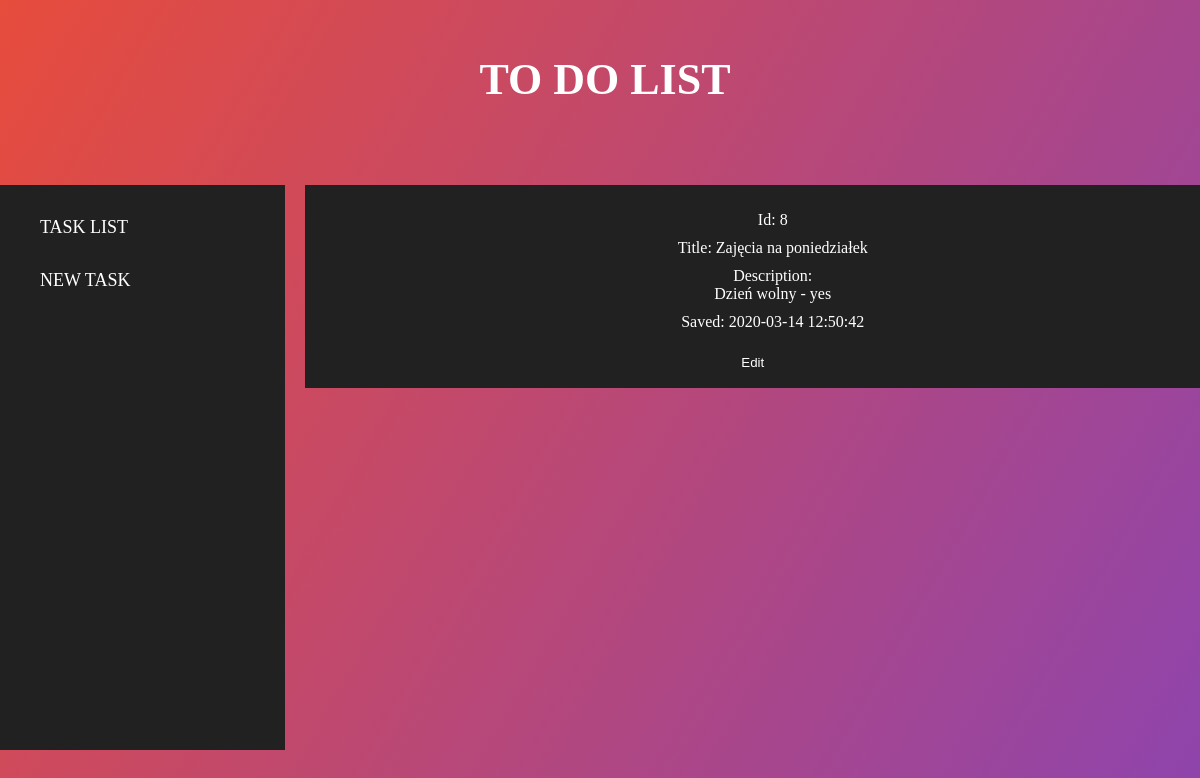
The page /?action=show&id=8 on the database its author committed.
### tables this page shows
CREATE TABLE `notes` (
  `id` int(11) NOT NULL,
  `title` varchar(150) NOT NULL,
  `description` text NOT NULL,
  `created` datetime NOT NULL
);

### src/View.php (called while the page is built, shortened)
<?php
class View
{
  public function render(string $page, array $params = []): void
  {
    $params = $this->escape($params);
    require_once("templates/layout.php");
  }
  private function escape(array $params): array
  {
    $clearParams = [];
    foreach ($params as $key => $param) {
      switch (true) {
        case is_array($param):
          $clearParams[$key] = $this->escape($param);
          break;
        case $param:
          $clearParams[$key] = htmlentities($param);
          break;
      }
    }
    return $clearParams;
  }
}

### src/Controller/NoteController.php (called while the page is built, shortened)
<?php
class NoteController extends AbstractController
{
  public function showAction(): void
  {
    $this->view->render(
      'show',
      ['note' => $this->getNote()]
    );
  }
  final private function getNote(): array
  {
    $noteId = (int) $this->request->getParam('id');
    return $this->noteModel->get($noteId);
  }
}

### src/Controller/AbstractController.php (called while the page is built, shortened)
<?php
abstract class AbstractController
{
  protected Request $request;
  protected View $view;
  public function __construct(Request $request)
  {
    $this->request = $request;
    $this->view = new View();
  }
  final public function run(): void
  {
    try {
      $action = $this->action() . 'Action';
      $this->$action();
    } catch (StorageException $e) {
      $this->view->render('error', ['message' => $e->getMessage()]);
    } catch (NotFoundException $e) {
      $this->redirect('/', ['error' => 'noteNotFound']);
    }
  }
  final private function action(): string
  {
    return $this->request->getParam('action', self::DEFAULT_ACTION);
  }
}

### index.php (called while the page is built, shortened)
<?php
$request = new Request($_GET, $_POST, $_SERVER);
try {
  (new NoteController($request))->run();
} catch (ConfigurationException $e) {
  echo '<h1>An error has occurred in the application</h1>';
  echo 'Problem with the application, please try again in a moment.';
} catch (AppException $e) {
  echo '<h1>An error has occurred in the application</h1>';
  echo '<h3>' . $e->getMessage() . '</h3>';
} catch (\Throwable $e) {
  echo '<h1>An error has occurred in the application</h1>';
  dump($e);
}

### src/Model/AbstractModel.php (called while the page is built, shortened)
<?php
abstract class AbstractModel
{
  private function createConnection(array $config): void
  {
    $dsn = "mysql:dbname={$config['database']};host={$config['host']}";
    $this->conn = new PDO(
      $dsn,
      $config['user'],
      $config['password'],
      [
        PDO::ATTR_ERRMODE => PDO::ERRMODE_EXCEPTION
      ]
    );
  }
}

### src/Model/NoteModel.php (called while the page is built, shortened)
<?php
class NoteModel extends AbstractModel implements ModelInterface
{
  public function get(int $id): array
  {
    try {
      $query = "SELECT * FROM notes WHERE id = $id";
      $result = $this->conn->query($query);
      $note = $result->fetch(PDO::FETCH_ASSOC);
    } catch (Throwable $e) {
      throw new StorageException('Nie udało się pobrać notatki', 400, $e);
    }
    return $note;
  }
}

### templates/pages/show.php (the view)
<div class="show">
  <?php $note = $params['note'] ?? null; ?>
  <?php if ($note) : ?>
    <ul>
      <li>Id: <?php echo $note['id'] ?></li>
      <li>Title: <?php echo $note['title'] ?></li>
      <li>
        Description:</br><?php echo $note['description'] ?>
      </li>
      <li>Saved: <?php echo $note['created'] ?></li>
    </ul>
    <a href="/?action=edit&id=<?php echo $note['id'] ?>">
    <button>Edit</button>
    </a>
  <?php else : ?>
    <div>Brak notatki do wyświetlenia</div>
  <?php endif; ?>
</div>

### public/style.css (style rules this page uses)
body { font-family:'Times New Roman', Times, serif; color: white; background-image: linear-gradient(120deg,#e74c3c,#8e44ad); margin: 0; }
button { border: none; background-color: #212121; padding: 5px 10px; color: white; cursor: pointer; }
.delete, .show { padding: 10px; background-color: #212121; color: white; }
.delete ul, .show ul { list-style: none; }
.delete ul li, .show ul li { margin-top: 10px; }
.delete button, .show button { padding: 8px 12px; }

### rows shown on the page
notes: id "8", title "Zajęcia na poniedziałek", description "Dzień wolny - yes", created "2020-03-14 12:50:42"
